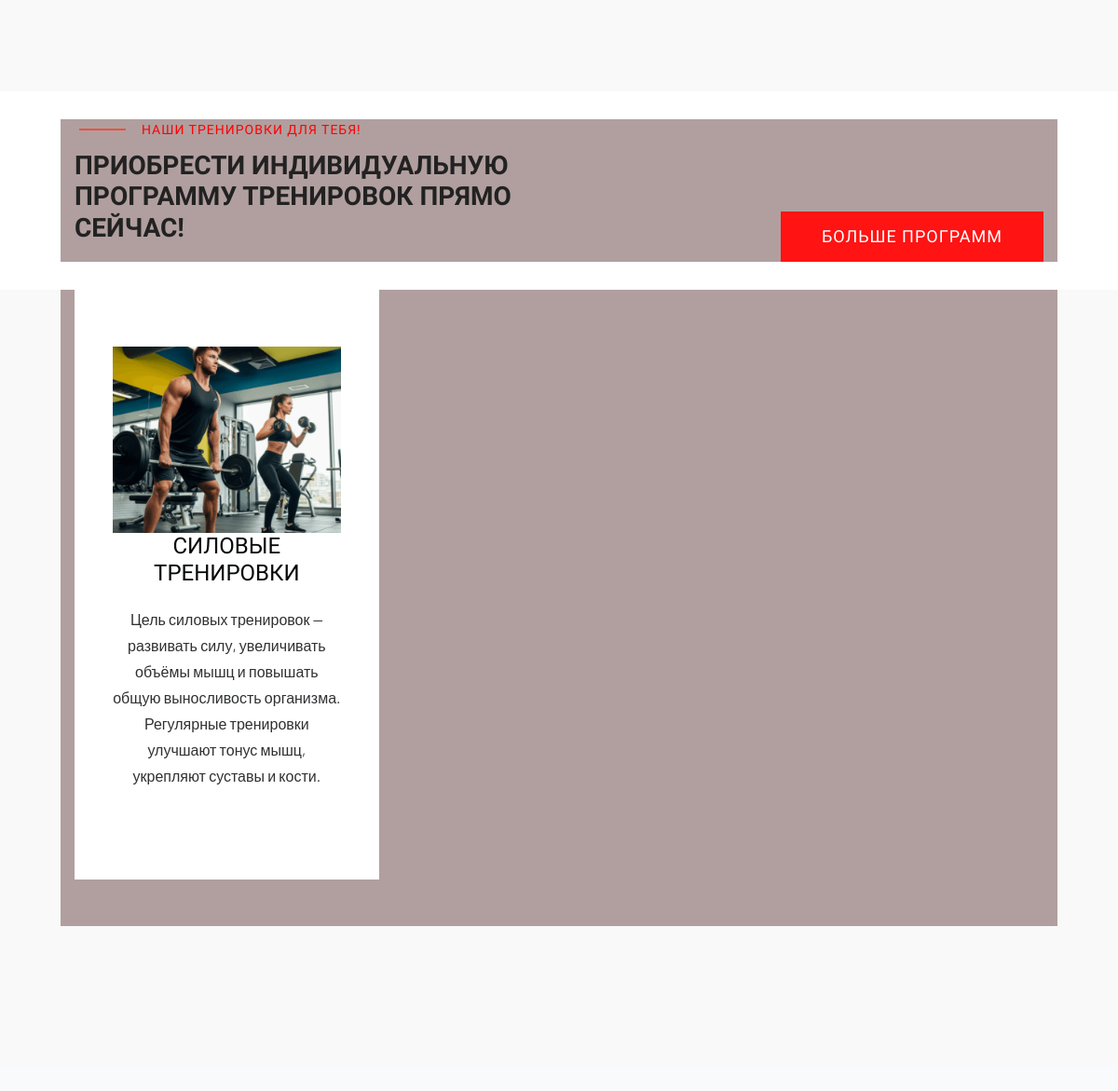
Page /coach/ (lower part) on the earlier database version.
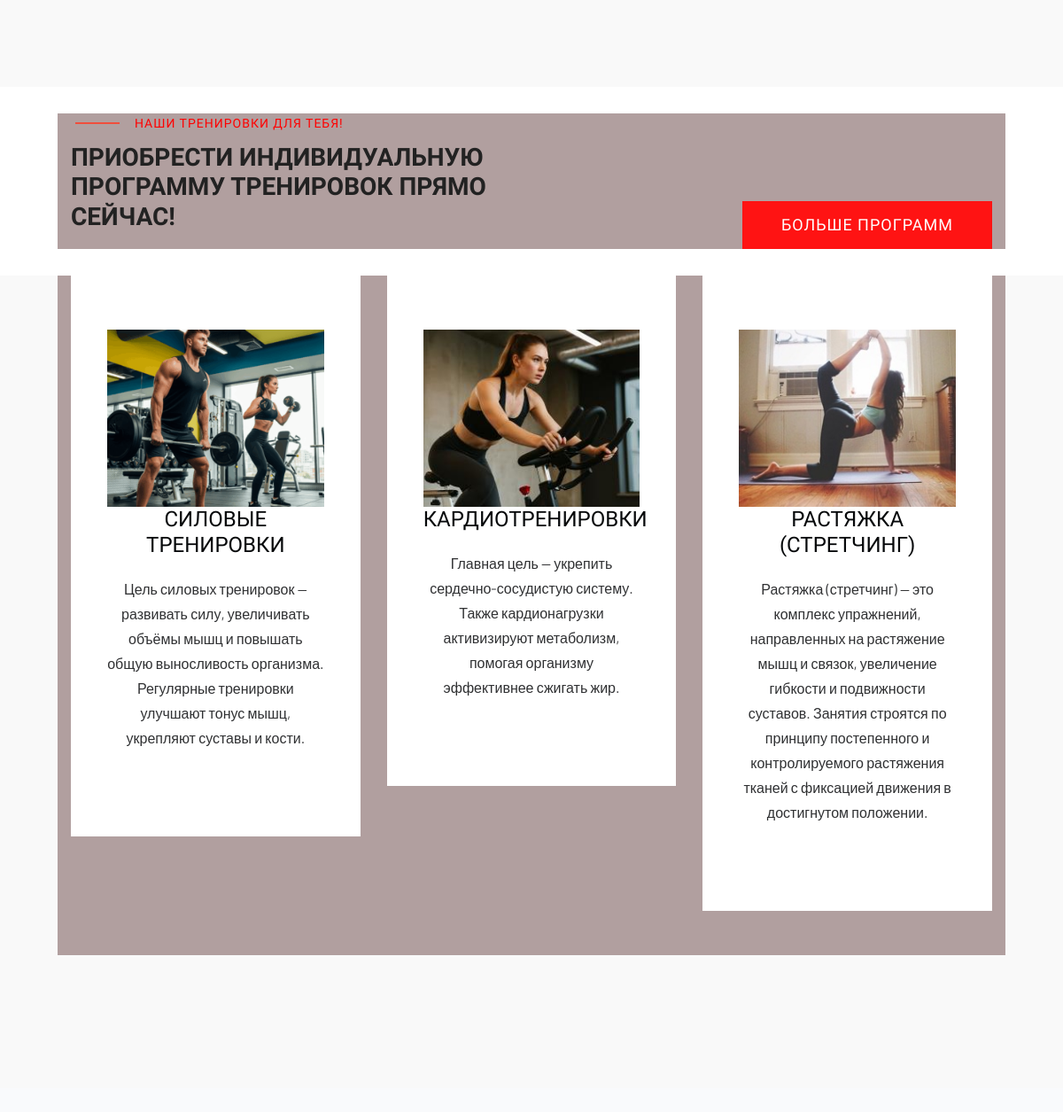
Same page on the later database version.
### coach/models.py (models this page shows, shortened)
class Coach(models.Model):
    title = models.CharField(max_length=200, verbose_name="Название упражнения")
    description = models.TextField(blank=True, verbose_name="Описание")
    image = models.ImageField(upload_to='program_images/', blank=True,verbose_name="Изображение")
    class Meta:
        verbose_name = 'упражнение'
        verbose_name_plural = 'упражнения'

### coach/views.py (the view)
# urls.py: path('coach/', views.coach, name='coach'),
def coach(request):
    tren = Coach.objects.all()
    context = {
        'title': 'FitHome - тренировки',
        'categories': CoachCategory.objects.all(),
        "coach": tren,
    }
    return render(request, "coach/coach.html", context)

### coach/templates/coach/coach.html (shortened to what this page needs)
{% extends 'coach/base.html' %}
{% load static %}
{% block css %}
<link rel="stylesheet" href="{% static 'assets/css/bootstrap.min.css' %}">
  <link rel="stylesheet" href="{% static 'assets/css/owl.carousel.min.css' %}">
  <link rel="stylesheet" href="{% static 'assets/css/slicknav.css' %}">
    <link rel="stylesheet" href="{% static 'assets/css/flaticon.css' %}">
    <link rel="stylesheet" href="{% static 'assets/css/gijgo.css' %}">
    <link rel="stylesheet" href="{% static 'assets/css/animate.min.css' %}">
    <link rel="stylesheet" href="{% static 'assets/css/animated-headline.css' %}">
  <link rel="stylesheet" href="{% static 'assets/css/magnific-popup.css' %}">
  <link rel="stylesheet" href="{% static 'assets/css/fontawesome-all.min.css' %}">
  <link rel="stylesheet" href="{% static 'assets/css/themify-icons.css' %}">
  <link rel="stylesheet" href="{% static 'assets/css/slick.css' %}">
  <link rel="stylesheet" href="{% static 'assets/css/nice-select.css' %}">
  <link rel="stylesheet" href="{% static 'assets/css/style.css' %}">
<link rel="stylesheet" href= "{% static 'css/style.css' %}">
{% endblock %}
{% block content %}
<main>
    <section class="services-area pt-100 pb-150 section-bg" data-background="{% static 'assets/img/gallery/section_bg02.png' %}">
            <section class="wantToWork-area w-padding">
                <div class="container">
                    <div class="row align-items-end justify-content-between">
                        <div class="col-lg-6 col-md-10 col-sm-10">
                            <div class="section-tittle section-tittle2">
                                <span>Наши тренировки для тебя!</span>
                                <h2>Приобрести индивидуальную программу тренировок прямо сейчас!</h2>
                            </div>
                        </div>
                        <div class="col-xl-2 col-lg-2 col-md-3">
                            <a href="{% url 'program' %}" class="btn wantToWork-btn f-right">Больше программ</a>
                        </div>
                    </div>
                </div>
            </section>
            <div class="container">
                <div class="row">
                    {% for tren in coach %}
                    <div class="col-lg-4 col-md-4 col-sm-6">
                        <div class="single-cat text-center mb-50">
                            <div class="cat-icon">
                                <img src="{{ tren.image.url }}" alt="">
                            </div>
                            <div class="cat-cap">
                                <h5><a href="{% url 'program' %}">{{ tren.title }}</a></h5>
                                <p>{{ tren.description }}</p>
                            </div>
                        </div>
                    </div>
                    {% endfor %}
                </div>
            </div>
        </section>
    </main>
{% endblock %}

Differences in the rows shown:
added Coach: image (picture), title "КАРДИОТРЕНИРОВКИ", description "Главная цель — укрепить сердечно-сосудистую систему. Также кардионагрузки активизируют метаболизм, помогая организму эффективнее сжигать жир."
added Coach: image (picture), title "РАСТЯЖКА (СТРЕТЧИНГ)", description "Растяжка (стретчинг) — это комплекс упражнений, направленных на растяжение мышц и связок, увеличение гибкости и подвижности суставов. Занятия строятся по принципу постепенного и контролируемого растяжения тканей с фиксацией движения в достигнутом положении."
